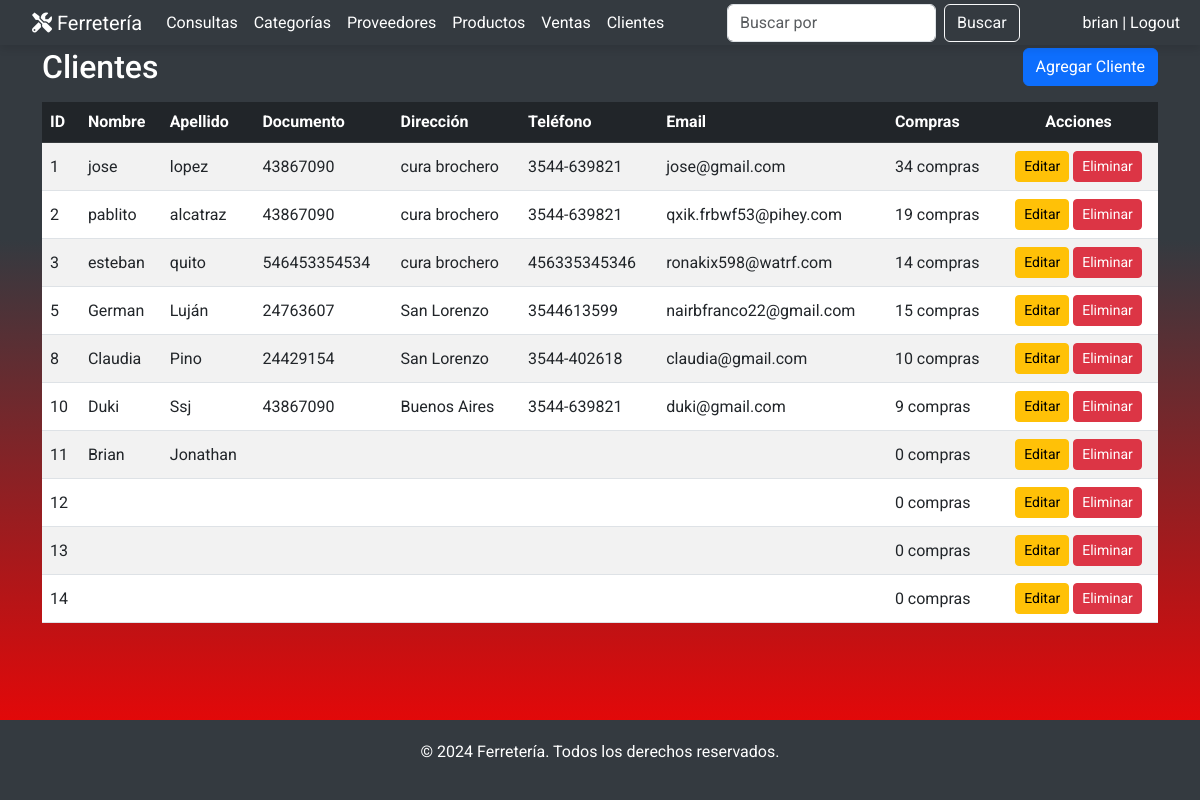
Page /clientes/ (signed in) on the earlier database version.
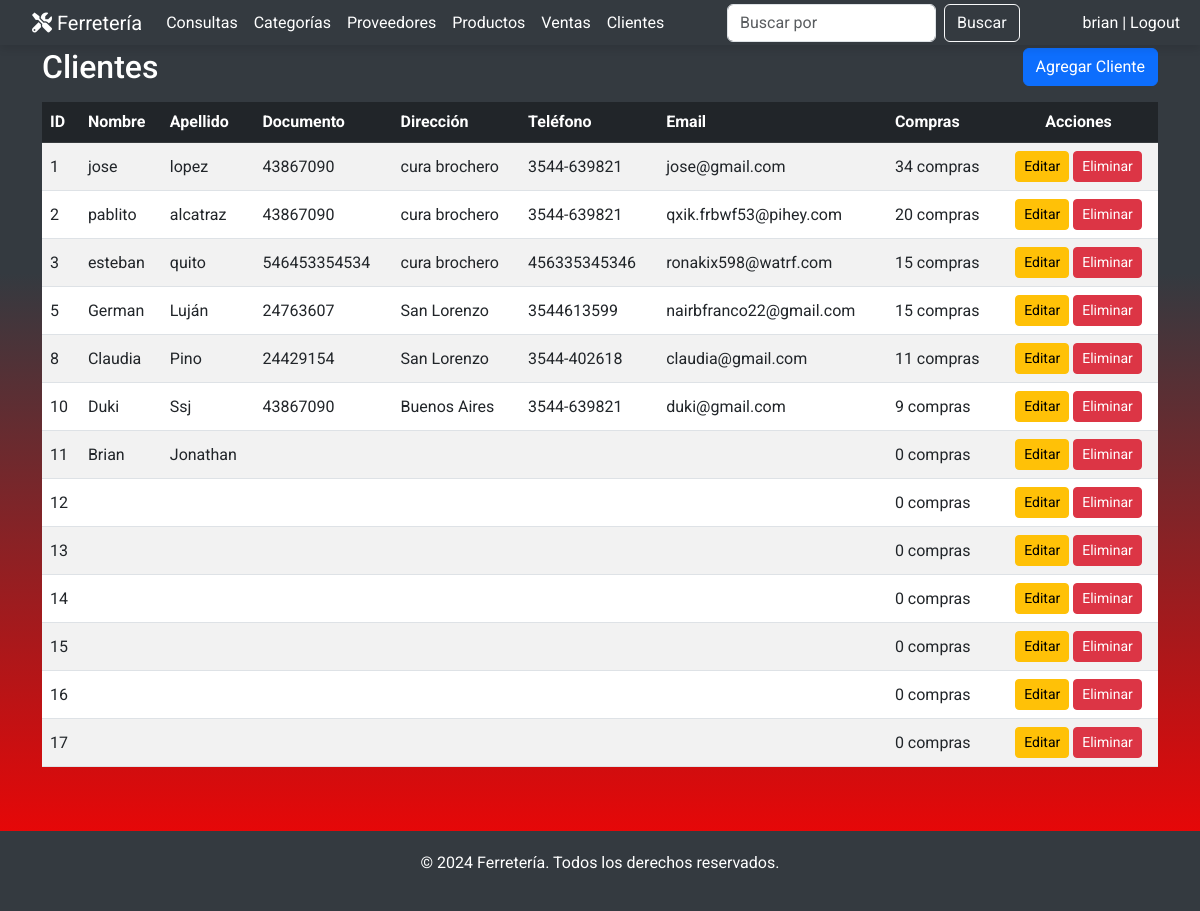
Same page on the later database version.
### miAplicacion/models.py (models this page shows, shortened)
class Cliente(models.Model):
    user = models.OneToOneField(User, on_delete=models.CASCADE, null=True, blank=True, default=None , related_name='cliente')
    nombre = models.CharField(max_length=50)
    apellido = models.CharField(max_length=100)
    documento = models.CharField(max_length=50)
    direccion = models.CharField(max_length=200, default='', blank=True)
    telefono = models.CharField(max_length=15)
    email = models.EmailField(default='', blank=True)

### miAplicacion/views.py (the view)
    def wrapper(request, *args, **kwargs):
        if not request.user.is_staff:  # Verificar si el usuario es administrador
            raise PermissionDenied  # Denegar acceso si no es administrador
        return view_func(request, *args, **kwargs)

### miAplicacion/templatetags/custom_filters.py (called while the page is built)
@register.filter
def startswith(value, prefix):
    return value.startswith(prefix)

### miAplicacion/views.py (called while the page is built)
def admin_required(view_func):
    def wrapper(request, *args, **kwargs):
        if not request.user.is_staff:  # Verificar si el usuario es administrador
            raise PermissionDenied  # Denegar acceso si no es administrador
        return view_func(request, *args, **kwargs)
    return wrapper

@admin_required
@login_required
def cliente_lista(request):
    clientes = Cliente.objects.annotate(compras_recientes=Count('venta'))
    return render(request, 'clientes/cliente_lista.html', {'clientes': clientes})

### miAplicacion/templates/clientes/cliente_lista.html (shortened to what this page needs)
{% extends 'base.html' %}
{% block content %}
<div class="container my-5">
    <div class="d-flex justify-content-between align-items-center mb-3">
        <h2 class="mb-0">Clientes</h2>
        <a href="{% url 'cliente_agregar' %}" class="btn btn-primary">Agregar Cliente</a>
    </div>
    <div class="table-responsive">
        <table class="table table-striped table-hover align-middle">
            <thead class="table-dark">
                <tr>
                    <th>ID</th>
                    <th>Nombre</th>
                    <th>Apellido</th>
                    <th>Documento</th>
                    <th>Dirección</th>
                    <th>Teléfono</th>
                    <th>Email</th>
                    <th>Compras</th>
                    <th class="text-center">Acciones</th>
                </tr>
            </thead>
            <tbody>
                {% for cliente in clientes %}
                <tr onclick="window.location='{% url 'cliente_compras' cliente.id %}'">
                    <td>{{ cliente.id }}</td>
                    <td>{{ cliente.nombre }}</td>
                    <td>{{ cliente.apellido }}</td>
                    <td>{{ cliente.documento }}</td>
                    <td>{{ cliente.direccion }}</td>
                    <td>{{ cliente.telefono }}</td>
                    <td>{{ cliente.email }}</td>
                    <td>{{ cliente.compras_recientes }} compras</td>
                    <td class="text-center">
                        <a href="{% url 'cliente_editar' cliente.id %}" class="btn btn-warning btn-sm">Editar</a>
                        <a href="{% url 'cliente_eliminar' cliente.id %}" class="btn btn-danger btn-sm">Eliminar</a>
                    </td>
                </tr>
                {% endfor %}
            </tbody>
        </table>
    </div>
</div>
{% endblock %}

Differences in the rows shown:
computed for Cliente "pablito": compras_recientes "19" → "20"
computed for Cliente "esteban": compras_recientes "14" → "15"
computed for Cliente "Claudia": compras_recientes "10" → "11"
added Cliente: id "15", compras_recientes "0"
added Cliente: id "16", compras_recientes "0"
added Cliente: id "17", compras_recientes "0"
